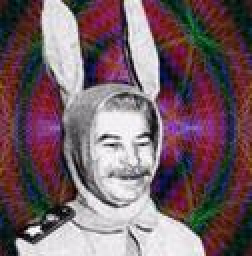
#> input picture targets/bunny.jpg, 126 x 128 px (shown 2 times larger)
$ python -i segment.py   (imports and definitions only)   (Python 2 division)   (older library calls are emulated)
#> lines starting #> are read from the running program, lines starting #| are printed output that depends on the picture
from skimage import io, color, transform
import numpy as np
import numpy.ma as ma
import scipy.spatial.distance as distance
from numpy import pi
from math import cos,sqrt
from skimage.segmentation import felzenszwalb
from skimage.util import img_as_float
from glob import glob
from functools import partial
import json, time, random
from PIL import Image, ImageEnhance

def enhance(img):
    res = ImageEnhance.Sharpness(img).enhance(5)
    return res

norm_cache = {}
# [16 lines left out: functions norms, tile_image, not called in this run]

def load_image(fname):
    return Image.open(fname).convert('RGB')

class Segmentation(object):

    def __init__(self, fname):
#> called with fname = 'targets/bunny.jpg'
        self.fname = fname

        print 'loading image'
        img = Image.open(fname)
#> img is the input picture: PIL image 126x128 RGB; mean R, G, B 116.3, 94.4, 102.2
        img.thumbnail((1280,1024), Image.ANTIALIAS)
        width, height = img.size
#> width = 126; height = 128
        square_size = width * height
#> square_size = 16128
        min_size = square_size / 300
#> min_size = 53
        self.raw_img = np.array(enhance(img).convert('RGB'))
#> in enhance, `res = ImageEnhance.Sharpness(img).enhance(5)`:
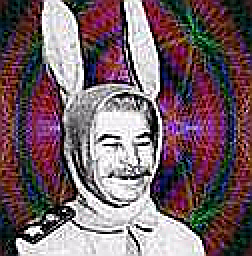
#> res: PIL image 126x128 RGB (shown 2 times larger); mean R, G, B 116.4, 95.1, 102.9
        self._segment_ids = None
        img_float = img_as_float(self.raw_img)
        print 'segmenting image'
        self.segments = felzenszwalb(img_float, scale=300, sigma=0.25, min_size=min_size)
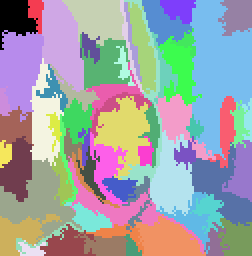
#> self.segments: shape (128, 126) int64 (shown 2 times larger); 66 distinct labels, from 0 to 65; one colour per label, 0 black

    def load_image(self, fname, shape):
        return np.array(tile_image(load_image(fname), (shape[1], shape[0])))
        #return np.array(load_image(fname).resize((shape[1], shape[0])))

    # [4 lines left out: function segment_mask, not called in this run]

    def segment_ids(self):
        if not self._segment_ids:
            self._segment_ids = np.unique(self.segments)
#> self._segment_ids = 66 values from 0 to 65
        return self._segment_ids

    def __iter__(self):
        for id in self.segment_ids():
            yield self.segment_img_data(id)

    # [27 lines left out: function apply_textures, not called in this run]

    def save(self, fname):
        io.imsave(fname, self.raw_img)

    def to_pil(self):
        return Image.fromarray(self.raw_img)

# [30 lines left out: functions feature_vector, vectors_from_images, save_vectors, load_vectors, build_dataset, not called in this run]

# [13 lines not run here, left out]

>>> result = Segmentation('targets/bunny.jpg').segment_ids()
#> result = 66 values from 0 to 65

$ run again, on targets/tumblr_mh6l7i2JFo1qm8fzgo7_1280.jpg
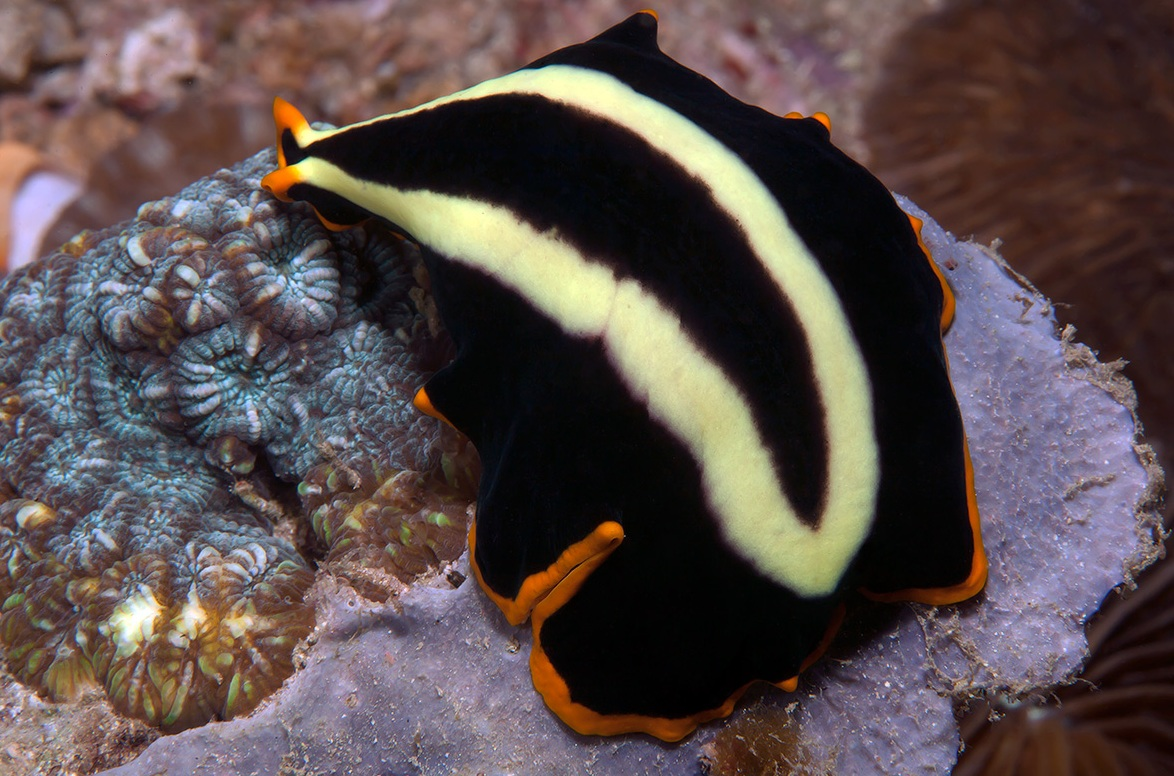
#> input picture targets/tumblr_mh6l7i2JFo1qm8fzgo7_1280.jpg, 1174 x 776 px
#> in __init__, img is the input picture: PIL image 1174x776 RGB; mean R, G, B 88.7, 76.2, 75.1
#> in __init__, `self.segments = felzenszwalb(img_float, scale=300, sigma=0.25, min_siz..`:
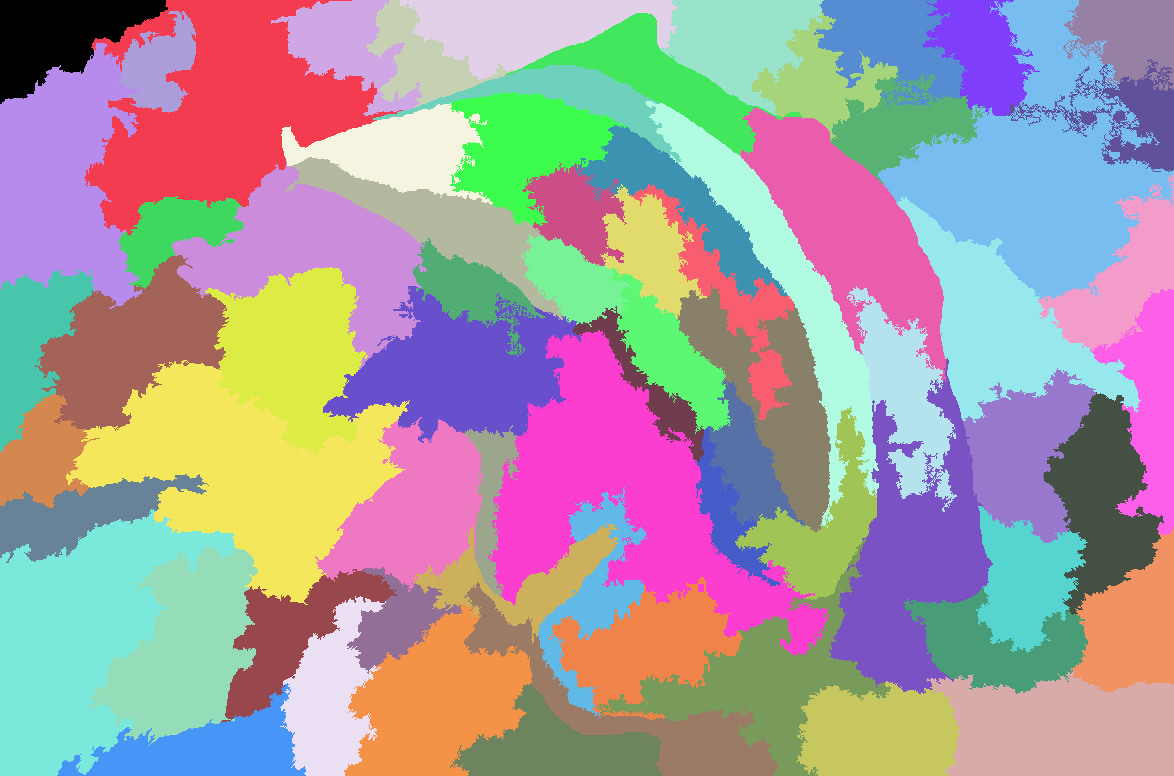
#> self.segments: shape (776, 1174) int64; 71 distinct labels, from 0 to 70; one colour per label, 0 black
#> self._segment_ids = 71 values from 0 to 70

$ run again, on targets/tumblr_mh8r2sygD01r64t87o1_500.jpg
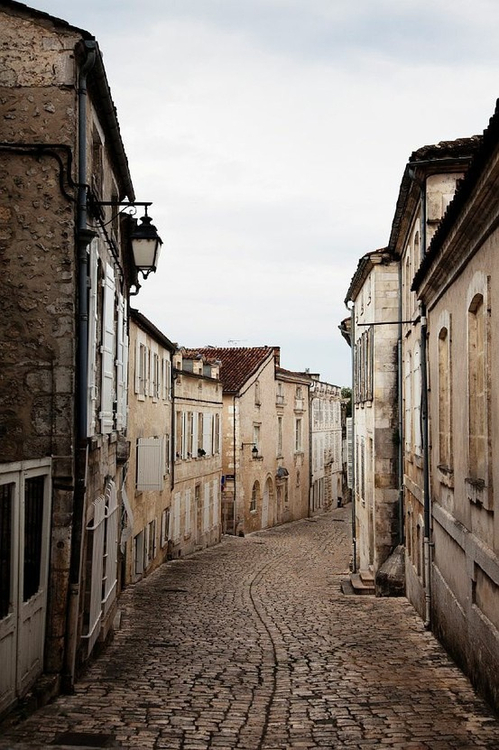
#> input picture targets/tumblr_mh8r2sygD01r64t87o1_500.jpg, 499 x 750 px
#> in __init__, img is the input picture: PIL image 499x750 RGB; mean R, G, B 136.6, 126.7, 118.5
#> in enhance, `res = ImageEnhance.Sharpness(img).enhance(5)`:
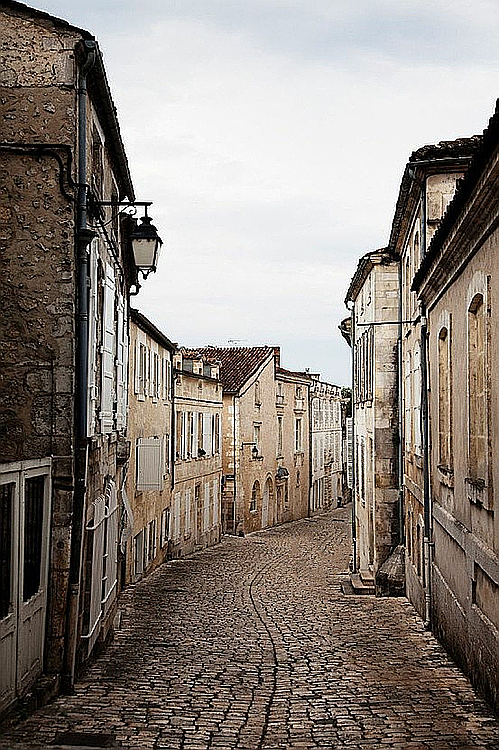
#> res: PIL image 499x750 RGB; mean R, G, B 138.1, 129.4, 122.2
#> in __init__, `self.segments = felzenszwalb(img_float, scale=300, sigma=0.25, min_siz..`:
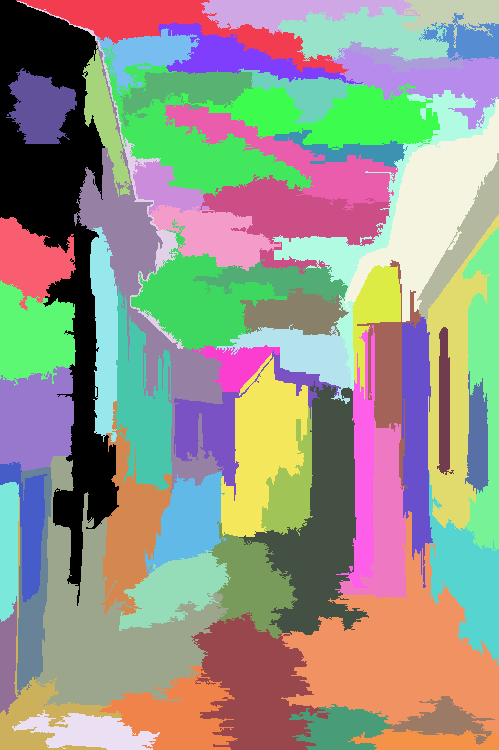
#> self.segments: shape (750, 499) int64; 67 distinct labels, from 0 to 66; one colour per label, 0 black
#> self._segment_ids = 67 values from 0 to 66
